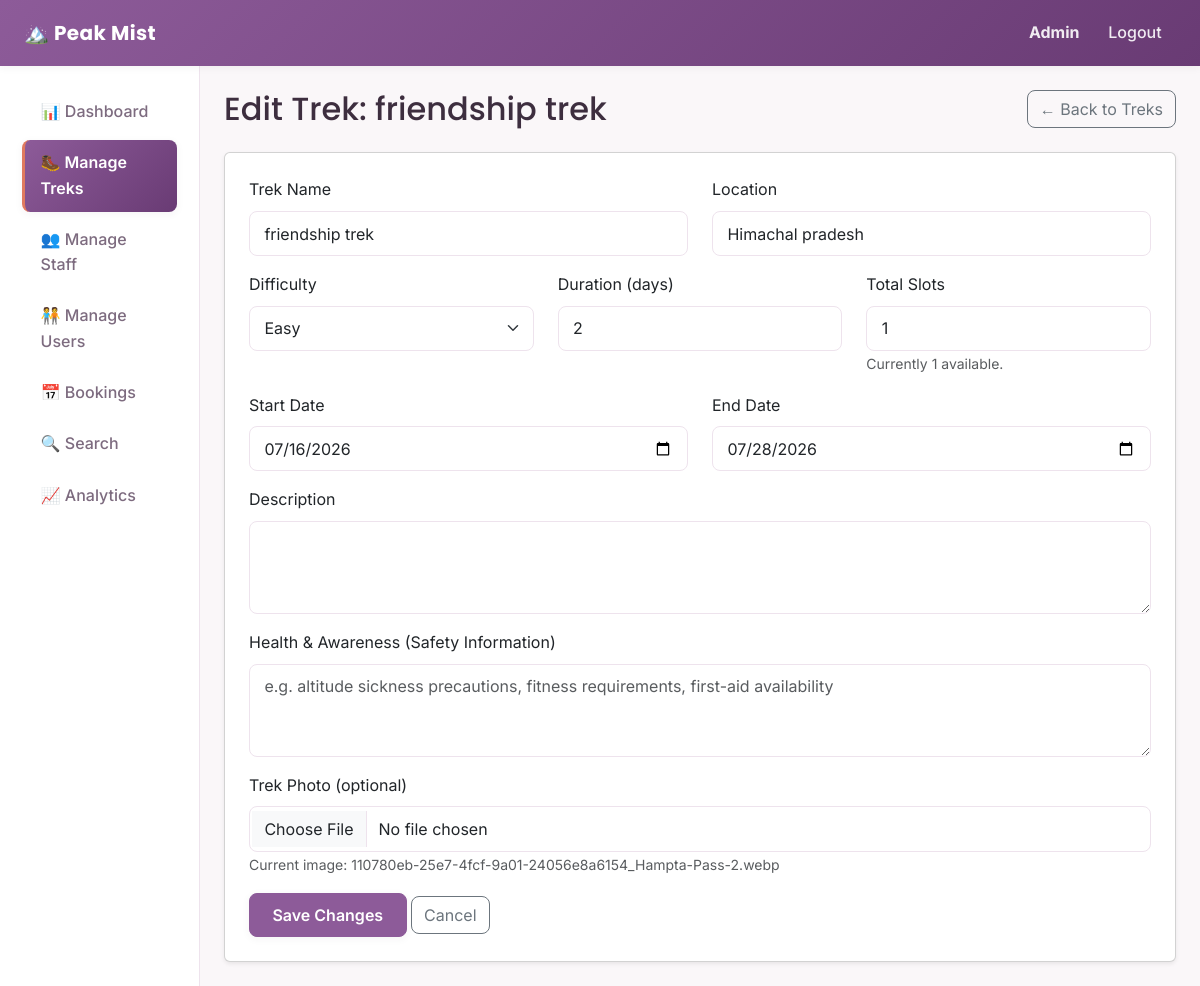
The app's page /admin/treks/2/edit (signed in) with its own data.
### backend/models.py (models this page shows, shortened)
class User(db.Model, UserMixin):
    __tablename__ = "users"
    id = db.Column(db.Integer, primary_key=True)
    username = db.Column(db.String(80), unique=True, nullable=False)
    password_hash = db.Column(db.String(200), nullable=False)
    full_name = db.Column(db.String(120), nullable=False)
    email = db.Column(db.String(120), unique=True, nullable=False)
    phone = db.Column(db.String(20), nullable=True)
    role = db.Column(db.String(20), nullable=False, default="user")
    is_blacklisted = db.Column(db.Boolean, default=False, nullable=False)
    created_at = db.Column(db.DateTime, default=datetime.utcnow)
    staff_profile = db.relationship(
        "StaffProfile",
        backref="user",
        uselist=False,
        cascade="all, delete-orphan"
    )
    bookings = db.relationship(
        "Booking",
        backref="user",
        cascade="all, delete-orphan"
    )

class Trek(db.Model):
    __tablename__ = "treks"
    id = db.Column(db.Integer, primary_key=True)
    name = db.Column(db.String(120), nullable=False)
    location = db.Column(db.String(120), nullable=False)
    difficulty = db.Column(db.String(20), nullable=False)
    duration_days = db.Column(db.Integer, nullable=False)
    total_slots = db.Column(db.Integer, nullable=False)
    available_slots = db.Column(db.Integer, nullable=False)
    staff_id = db.Column(db.Integer, db.ForeignKey("staff_profiles.id"), nullable=True)
    status = db.Column(db.String(20), nullable=False, default="Pending")
    start_date = db.Column(db.Date, nullable=False)
    end_date = db.Column(db.Date, nullable=False)
    description = db.Column(db.Text, nullable=True)
    safety_info = db.Column(db.Text, nullable=True)
    image_filename = db.Column(db.String(200), nullable=True)
    created_at = db.Column(db.DateTime, default=datetime.utcnow)
    bookings = db.relationship(
        "Booking",
        backref="trek",
        cascade="all, delete-orphan"
    )

### backend/routes.py (the view, shortened to what this page needs)
@admin_bp.route("/treks/<int:trek_id>/edit", methods=["GET", "POST"])
@login_required
@role_required("admin")
def edit_trek(trek_id):
    trek = Trek.query.get_or_404(trek_id)
    return render_template("admin/edit_trek.html", trek=trek)

### backend/routes.py (called while the page is built)
def role_required(*allowed_roles):
    def decorator(view_function):
        @wraps(view_function)
        def wrapped_view(*args, **kwargs):
            if current_user.role not in allowed_roles:
                abort(403)
            return view_function(*args, **kwargs)
        return wrapped_view
    return decorator

### templates/admin/edit_trek.html (shortened to what this page needs)
{% extends "layout_dashboard.html" %}
{% set active_page = 'treks' %}
{% block content %}
<div class="d-flex justify-content-between align-items-center mb-4">
    <h2 class="mb-0">{% if trek %}Edit Trek: {{ trek.name }}{% else %}Add New Trek{% endif %}</h2>
    <a href="{{ url_for('admin.treks') }}" class="btn btn-outline-secondary">&larr; Back to Treks</a>
</div>
<div class="card shadow-sm">
    <div class="card-body p-4">
        <form method="POST"
              action="{% if trek %}{{ url_for('admin.edit_trek', trek_id=trek.id) }}{% else %}{{ url_for('admin.add_trek') }}{% endif %}"
              enctype="multipart/form-data">
            <div class="row">
                <div class="col-md-6 mb-3">
                    <label for="name" class="form-label">Trek Name</label>
                    <input type="text" class="form-control" id="name" name="name"
                           value="{{ trek.name if trek else '' }}" required>
                </div>
                <div class="col-md-6 mb-3">
                    <label for="location" class="form-label">Location</label>
                    <input type="text" class="form-control" id="location" name="location"
                           value="{{ trek.location if trek else '' }}" required>
                </div>
            </div>
            <div class="row">
                <div class="col-md-4 mb-3">
                    <label for="difficulty" class="form-label">Difficulty</label>
                    <select class="form-select" id="difficulty" name="difficulty" required>
                        {% for level in ["Easy", "Moderate", "Hard"] %}
                            <option value="{{ level }}"
                                {% if trek and trek.difficulty == level %}selected{% endif %}>
                                {{ level }}
                            </option>
                        {% endfor %}
                    </select>
                </div>
                <div class="col-md-4 mb-3">
                    <label for="duration_days" class="form-label">Duration (days)</label>
                    <input type="number" min="1" class="form-control" id="duration_days"
                           name="duration_days" value="{{ trek.duration_days if trek else '' }}" required>
                </div>
                <div class="col-md-4 mb-3">
                    <label for="total_slots" class="form-label">Total Slots</label>
                    <input type="number" min="1" class="form-control" id="total_slots"
                           name="total_slots" value="{{ trek.total_slots if trek else '' }}" required>
                    {% if trek %}
                        <small class="text-muted">Currently {{ trek.available_slots }} available.</small>
                    {% endif %}
                </div>
            </div>
            <div class="row">
                <div class="col-md-6 mb-3">
                    <label for="start_date" class="form-label">Start Date</label>
                    <input type="date" class="form-control" id="start_date" name="start_date"
                           value="{{ trek.start_date if trek else '' }}" required>
                </div>
                <div class="col-md-6 mb-3">
                    <label for="end_date" class="form-label">End Date</label>
                    <input type="date" class="form-control" id="end_date" name="end_date"
                           value="{{ trek.end_date if trek else '' }}" required>
                </div>
            </div>
            <div class="mb-3">
                <label for="description" class="form-label">Description</label>
                <textarea class="form-control" id="description" name="description" rows="3">{{ trek.description if trek else '' }}</textarea>
            </div>
            <div class="mb-3">
                <label for="safety_info" class="form-label">Health &amp; Awareness (Safety Information)</label>
                <textarea class="form-control" id="safety_info" name="safety_info" rows="3"
                          placeholder="e.g. altitude sickness precautions, fitness requirements, first-aid availability">{{ trek.safety_info if trek else '' }}</textarea>
            </div>
            <div class="mb-3">
                <label for="image" class="form-label">Trek Photo (optional)</label>
                <input type="file" class="form-control" id="image" name="image" accept="image/*">
                {% if trek and trek.image_filename %}
                    <small class="text-muted">Current image: {{ trek.image_filename }}</small>
                {% endif %}
            </div>
            <button type="submit" class="btn btn-trek">
                {% if trek %}Save Changes{% else %}Create Trek{% endif %}
            </button>
            <a href="{{ url_for('admin.treks') }}" class="btn btn-outline-secondary">Cancel</a>
        </form>
    </div>
</div>
{% endblock %}

### templates/layout_dashboard.html (shortened to what this page needs)
<!DOCTYPE html>
<html lang="en">
<head>
    <link
        href="https://cdnjs.cloudflare.com/ajax/libs/bootstrap/5.3.3/css/bootstrap.min.css"
        rel="stylesheet">
    <link rel="stylesheet" href="{{ url_for('static', filename='css/styles.css') }}">
</head>
<body>
    <nav class="navbar navbar-expand-lg navbar-trek">
        <div class="container-fluid px-4">
            <a class="navbar-brand fw-bold" href="{{ url_for('auth.home') }}">
                🏔️ Peak Mist
            </a>
            <div class="navbar-collapse" id="navMenu">
                <ul class="navbar-nav ms-auto align-items-lg-center">
                    <li class="nav-item">
                        <span class="nav-link">
                            <strong>{{ current_user.full_name }}</strong>
                        </span>
                    </li>
                    <li class="nav-item">
                        <a class="nav-link" href="{{ url_for('auth.logout') }}">Logout</a>
                    </li>
                </ul>
            </div>
        </div>
    </nav>
    <div class="container-fluid">
        <div class="row">
            <nav class="col-md-3 col-lg-2 sidebar">
                <ul class="nav flex-column">
                    {% if current_user.role == 'admin' %}
                        <li class="nav-item">
                            <a class="nav-link {% if active_page == 'dashboard' %}active{% endif %}"
                               href="{{ url_for('admin.dashboard') }}">📊 Dashboard</a>
                        </li>
                        <li class="nav-item">
                            <a class="nav-link {% if active_page == 'treks' %}active{% endif %}"
                               href="{{ url_for('admin.treks') }}">🥾 Manage Treks</a>
                        </li>
                        <li class="nav-item">
                            <a class="nav-link {% if active_page == 'staff' %}active{% endif %}"
                               href="{{ url_for('admin.staff_list') }}">👥 Manage Staff</a>
                        </li>
                        <li class="nav-item">
                            <a class="nav-link {% if active_page == 'users' %}active{% endif %}"
                               href="{{ url_for('admin.users_list') }}">🧑‍🤝‍🧑 Manage Users</a>
                        </li>
                        <li class="nav-item">
                            <a class="nav-link {% if active_page == 'bookings' %}active{% endif %}"
                               href="{{ url_for('admin.bookings_list') }}">📅 Bookings</a>
                        </li>
                        <li class="nav-item">
                            <a class="nav-link {% if active_page == 'search' %}active{% endif %}"
                               href="{{ url_for('admin.search') }}">🔍 Search</a>
                        </li>
                        <li class="nav-item">
                            <a class="nav-link {% if active_page == 'analytics' %}active{% endif %}"
                               href="{{ url_for('admin.analytics') }}">📈 Analytics</a>
                        </li>
                    {% endif %}
                </ul>
            </nav>
            <main class="col-md-9 col-lg-10 p-4">
                {% block content %}{% endblock %}
            </main>
        </div>
    </div>
</body>
</html>

### static/css/styles.css (style rules this page uses)
:root { --primary: #8d5b99; --primary-dark: #693b74; --primary-light: #f6eef7; --secondary: #e07a5f; --secondary-dark: #c2593e; --secondary-light: #fdf1ee; --white: #ffffff; --off-white: #faf7f9; --border: #eee3ed; --text-dark: #3d2e3f; --text-light: #7d6b7f; --yellow: #f4d35e; --pink: #f28482; --purple-light: #b5a2e3; --mint: #63c9a5; --coral: #e07a5f; --sky: #6fb3e0; --sky-deep: #2f7ab8; --shadow-small: 0 2px 8px rgba(61, 46, 63, 0.05); --shadow-medium: 0 8px 24px rgba(61, 46, 63, 0.08); --shadow-large: 0 16px 40px rgba(61, 46, 63, 0.12); --radius: 14px; --radius-small: 8px; }
* { box-sizing: border-box; }
body { background-color: var(--off-white); font-family: "Inter", "Segoe UI", Arial, sans-serif; color: var(--text-dark); line-height: 1.6; }
h1, h2, h3, h4, h5, h6 { font-family: "Poppins", "Segoe UI", Arial, sans-serif; color: var(--text-dark); }
a { color: var(--primary-dark); text-decoration: none; }
.navbar-trek { background: linear-gradient(135deg, var(--primary) 0%, var(--primary-dark) 100%) !important; box-shadow: var(--shadow-small); padding-top: 0.75rem; padding-bottom: 0.75rem; }
.navbar-trek .navbar-brand { color: var(--white) !important; font-family: "Poppins", sans-serif; font-weight: 700; letter-spacing: 0.02em; }
.navbar-trek .nav-link { color: rgba(255, 255, 255, 0.9) !important; font-weight: 500; border-radius: var(--radius-small); padding: 0.45rem 0.9rem !important; transition: background-color 0.2s ease, color 0.2s ease; }
.btn-trek { background-color: var(--primary); border-color: var(--primary); color: var(--white); font-weight: 600; border-radius: var(--radius-small); padding: 0.55rem 1.4rem; box-shadow: var(--shadow-small); transition: transform 0.15s ease, box-shadow 0.15s ease, background-color 0.15s ease; }
.btn { border-radius: var(--radius-small); }
.sidebar { background-color: var(--white); border-right: 1px solid var(--border); min-height: calc(100vh - 56px); padding-top: 1.25rem; }
.sidebar .nav-link { display: flex; align-items: center; gap: 0.65rem; color: var(--text-light); padding: 0.65rem 1rem; border-radius: var(--radius-small); margin: 0.15rem 0.6rem; font-weight: 500; border-left: 3px solid transparent; transition: background-color 0.2s ease, color 0.2s ease, border-color 0.2s ease; }
.sidebar .nav-link.active { background: linear-gradient(135deg, var(--primary) 0%, var(--primary-dark) 100%); color: var(--white); font-weight: 600; border-left-color: var(--secondary); box-shadow: var(--shadow-small); }
.form-control, .form-select { border-radius: var(--radius-small); border: 1px solid var(--border); padding: 0.6rem 0.9rem; }

### records on screen
User: full_name "Admin"
Trek: name "friendship trek", location "Himachal pradesh", difficulty "Easy", duration_days "2", total_slots "1", available_slots "1", start_date "07/16/2026", end_date "07/28/2026", image_filename "110780eb-25e7-4fcf-9a01-24056e8a6154_Hampta-Pass-2.webp"
